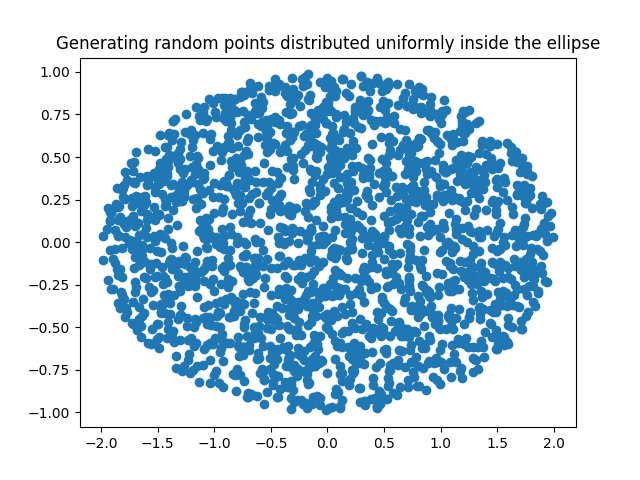

The script that drew this image:
import numpy
import matplotlib.pyplot as plt
import random

# Returns theta in [-pi/2, 3pi/2]
def generate_theta(a, b):
    u = random.random() / 4.0
    theta = numpy.arctan(b/a * numpy.tan(2*numpy.pi*u))

    v = random.random()
    if v < 0.25:
        return theta
    elif v < 0.5:
        return numpy.pi - theta
    elif v < 0.75:
        return numpy.pi + theta
    else:
        return -theta

def radius(a, b, theta):
    return a * b / numpy.sqrt((b*numpy.cos(theta))**2 + (a*numpy.sin(theta))**2)

def random_point(a, b):
    random_theta = generate_theta(a, b)
    max_radius = radius(a, b, random_theta)
    random_radius = max_radius * numpy.sqrt(random.random())

    return numpy.array([
        random_radius * numpy.cos(random_theta),
        random_radius * numpy.sin(random_theta)
    ])

a = 2
b = 1

points = numpy.array([random_point(a, b) for _ in range(2000)])
plt.title("Generating random points distributed uniformly inside the ellipse")
plt.scatter(points[:,0], points[:,1])
plt.show()
